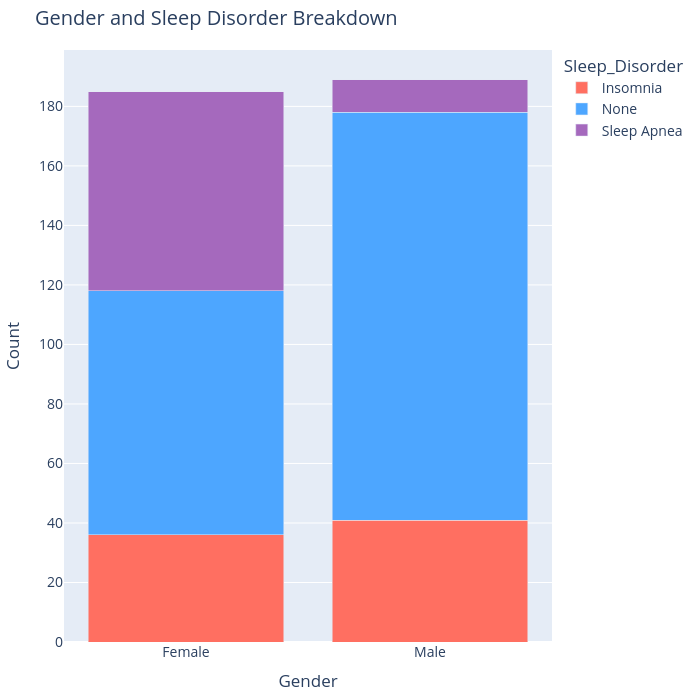

This figure's notebook cell:
### Markdown cell above
While the overall number of males and females in the dataset is nearly equal, Females have a higher prevalence of Sleep Apnea, while males are more likely to report no sleep disorder.
 Insomnia rates are relatively similar across both genders.

### Code cell
sleep_df = df2.groupby(['Gender', 'Sleep_Disorder']).size().reset_index(name='Count')

fig = px.bar(
    sleep_df,
    x="Gender",
    y="Count",
    color="Sleep_Disorder",
    title="Gender and Sleep Disorder Breakdown",
    barmode="stack",
    color_discrete_map={  
        'None': '#4DA6FF',       
        'Sleep Apnea': '#A569BD',  
        'Insomnia': '#FF6F61'      
    }
)


fig.update_layout(
    margin=dict(t=50, b=50, l=50, r=50),
    font=dict(size=14),
    width=700, 
    height=700 
)
fig.show()

### Figure 1 — Plotly figure (JSON) as saved in the notebook; plotly's stock layout.template omitted (floating-point values rounded to 4 significant figures)
{"data": [{"hovertemplate": "Sleep_Disorder=Insomnia<br>Gender=%{x}<br>Count=%{y}<extra></extra>", "legendgroup": "Insomnia", "marker": {"color": "#FF6F61", "pattern": {"shape": ""}}, "name": "Insomnia", "orientation": "v", "showlegend": true, "textposition": "auto", "type": "bar", "x": ["Female", "Male"], "xaxis": "x", "y": [36, 41], "yaxis": "y"}, {"hovertemplate": "Sleep_Disorder=None<br>Gender=%{x}<br>Count=%{y}<extra></extra>", "legendgroup": "None", "marker": {"color": "#4DA6FF", "pattern": {"shape": ""}}, "name": "None", "orientation": "v", "showlegend": true, "textposition": "auto", "type": "bar", "x": ["Female", "Male"], "xaxis": "x", "y": [82, 137], "yaxis": "y"}, {"hovertemplate": "Sleep_Disorder=Sleep Apnea<br>Gender=%{x}<br>Count=%{y}<extra></extra>", "legendgroup": "Sleep Apnea", "marker": {"color": "#A569BD", "pattern": {"shape": ""}}, "name": "Sleep Apnea", "orientation": "v", "showlegend": true, "textposition": "auto", "type": "bar", "x": ["Female", "Male"], "xaxis": "x", "y": [67, 11], "yaxis": "y"}], "layout": {"barmode": "stack", "font": {"size": 14}, "height": 700, "legend": {"title": {"text": "Sleep_Disorder"}, "tracegroupgap": 0}, "margin": {"b": 50, "l": 50, "r": 50, "t": 50}, "title": {"text": "Gender and Sleep Disorder Breakdown"}, "width": 700, "xaxis": {"anchor": "y", "domain": [0, 1], "title": {"text": "Gender"}}, "yaxis": {"anchor": "x", "domain": [0, 1], "title": {"text": "Count"}}}}
